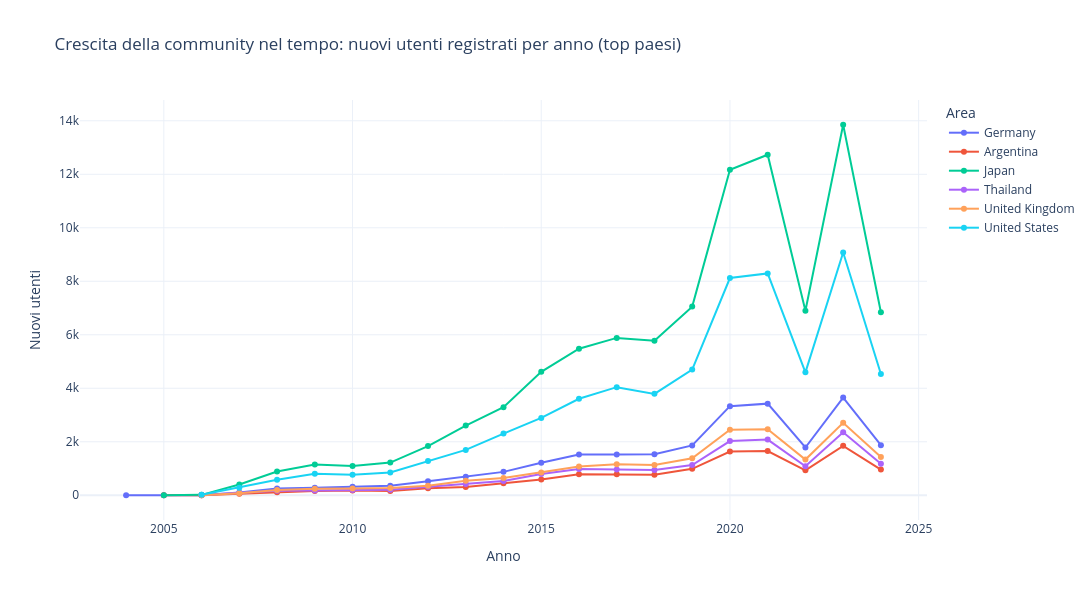

The code cell stored with this chart in its notebook:
### Markdown cell above
## Come si è evoluta nel tempo la crescita della community / nuovi utenti per gli anime nelle aree dove sono più concentrate?

### Code cell
# converto joined + extract year
profiles["joined"] = pd.to_datetime(profiles["joined"], errors="coerce")
profiles["joined_year"] = profiles["joined"].dt.year

#filter year
profiles = profiles[(profiles["joined_year"] >= 1917) & (profiles["joined_year"] <= 2024)]

#Top 6 countries
top_countries = (
    profiles.dropna(subset=["country"])
            .groupby("country")["username"]
            .nunique()
            .sort_values(ascending=False)
            .head(6)
            .index
)
profiles["country_group"] = profiles["country"].where(profiles["country"].isin(top_countries), "Altri")

# new users to year
trend = (
    profiles.dropna(subset=["joined_year", "country_group"])
            .groupby(["joined_year", "country_group"])["username"]
            .nunique()
            .reset_index(name="n_users")
)
#Rimuovo "Altri" che prima avevo inserito
trend_no_others = trend[trend["country_group"] != "Altri"].copy()

#line chart
fig = px.line(
    trend_no_others,
    x="joined_year",
    y="n_users",
    color="country_group",
    markers=True,
    title="Crescita della community nel tempo: nuovi utenti registrati per anno (top paesi)"
)

fig.update_layout(
    template="plotly_white",
    width=1100, height=600,
    xaxis_title="Anno",
    yaxis_title="Nuovi utenti"
)


fig.update_layout(
    legend_title_text="Area"
)

fig.show()

### Figure 1 — Plotly figure (JSON) as saved in the notebook; plotly's stock layout.template omitted (floating-point values rounded to 4 significant figures)
{"data": [{"hovertemplate": "country_group=Germany<br>joined_year=%{x}<br>n_users=%{y}<extra></extra>", "legendgroup": "Germany", "line": {"color": "#636efa", "dash": "solid"}, "marker": {"symbol": "circle"}, "mode": "lines+markers", "name": "Germany", "orientation": "v", "showlegend": true, "x": [2004.0, 2005.0, 2006.0, 2007.0, 2008.0, 2009.0, 2010.0, 2011.0, 2012.0, 2013.0, 2014.0, 2015.0, 2016.0, 2017.0, 2018.0, 2019.0, 2020.0, 2021.0, 2022.0, 2023.0, 2024.0], "xaxis": "x", "y": [1, 1, 3, 103, 256, 283, 323, 354, 523, 688, 875, 1215, 1528, 1528, 1536, 1865, 3331, 3426, 1786, 3651, 1873], "yaxis": "y", "type": "scatter"}, {"hovertemplate": "country_group=Argentina<br>joined_year=%{x}<br>n_users=%{y}<extra></extra>", "legendgroup": "Argentina", "line": {"color": "#EF553B", "dash": "solid"}, "marker": {"symbol": "circle"}, "mode": "lines+markers", "name": "Argentina", "orientation": "v", "showlegend": true, "x": [2005.0, 2006.0, 2007.0, 2008.0, 2009.0, 2010.0, 2011.0, 2012.0, 2013.0, 2014.0, 2015.0, 2016.0, 2017.0, 2018.0, 2019.0, 2020.0, 2021.0, 2022.0, 2023.0, 2024.0], "xaxis": "x", "y": [2, 1, 57, 114, 164, 179, 160, 261, 306, 447, 591, 783, 782, 771, 988, 1635, 1655, 932, 1848, 962], "yaxis": "y", "type": "scatter"}, {"hovertemplate": "country_group=Japan<br>joined_year=%{x}<br>n_users=%{y}<extra></extra>", "legendgroup": "Japan", "line": {"color": "#00cc96", "dash": "solid"}, "marker": {"symbol": "circle"}, "mode": "lines+markers", "name": "Japan", "orientation": "v", "showlegend": true, "x": [2005.0, 2006.0, 2007.0, 2008.0, 2009.0, 2010.0, 2011.0, 2012.0, 2013.0, 2014.0, 2015.0, 2016.0, 2017.0, 2018.0, 2019.0, 2020.0, 2021.0, 2022.0, 2023.0, 2024.0], "xaxis": "x", "y": [3, 16, 404, 890, 1154, 1093, 1221, 1838, 2608, 3290, 4616, 5479, 5884, 5776, 7053, 12166, 12732, 6899, 13852, 6842], "yaxis": "y", "type": "scatter"}, {"hovertemplate": "country_group=Thailand<br>joined_year=%{x}<br>n_users=%{y}<extra></extra>", "legendgroup": "Thailand", "line": {"color": "#ab63fa", "dash": "solid"}, "marker": {"symbol": "circle"}, "mode": "lines+markers", "name": "Thailand", "orientation": "v", "showlegend": true, "x": [2006.0, 2007.0, 2008.0, 2009.0, 2010.0, 2011.0, 2012.0, 2013.0, 2014.0, 2015.0, 2016.0, 2017.0, 2018.0, 2019.0, 2020.0, 2021.0, 2022.0, 2023.0, 2024.0], "xaxis": "x", "y": [6, 81, 171, 178, 198, 206, 320, 424, 530, 795, 984, 960, 941, 1129, 2025, 2083, 1087, 2357, 1181], "yaxis": "y", "type": "scatter"}, {"hovertemplate": "country_group=United Kingdom<br>joined_year=%{x}<br>n_users=%{y}<extra></extra>", "legendgroup": "United Kingdom", "line": {"color": "#FFA15A", "dash": "solid"}, "marker": {"symbol": "circle"}, "mode": "lines+markers", "name": "United Kingdom", "orientation": "v", "showlegend": true, "x": [2006.0, 2007.0, 2008.0, 2009.0, 2010.0, 2011.0, 2012.0, 2013.0, 2014.0, 2015.0, 2016.0, 2017.0, 2018.0, 2019.0, 2020.0, 2021.0, 2022.0, 2023.0, 2024.0], "xaxis": "x", "y": [4, 75, 197, 248, 252, 269, 354, 541, 650, 853, 1077, 1161, 1132, 1385, 2454, 2472, 1334, 2709, 1433], "yaxis": "y", "type": "scatter"}, {"hovertemplate": "country_group=United States<br>joined_year=%{x}<br>n_users=%{y}<extra></extra>", "legendgroup": "United States", "line": {"color": "#19d3f3", "dash": "solid"}, "marker": {"symbol": "circle"}, "mode": "lines+markers", "name": "United States", "orientation": "v", "showlegend": true, "x": [2006.0, 2007.0, 2008.0, 2009.0, 2010.0, 2011.0, 2012.0, 2013.0, 2014.0, 2015.0, 2016.0, 2017.0, 2018.0, 2019.0, 2020.0, 2021.0, 2022.0, 2023.0, 2024.0], "xaxis": "x", "y": [16, 284, 579, 801, 769, 851, 1283, 1697, 2307, 2892, 3607, 4042, 3791, 4700, 8122, 8294, 4596, 9076, 4536], "yaxis": "y", "type": "scatter"}], "layout": {"xaxis": {"anchor": "y", "domain": [0.0, 1.0], "title": {"text": "Anno"}}, "yaxis": {"anchor": "x", "domain": [0.0, 1.0], "title": {"text": "Nuovi utenti"}}, "legend": {"title": {"text": "Area"}, "tracegroupgap": 0}, "title": {"text": "Crescita della community nel tempo: nuovi utenti registrati per anno (top paesi)"}, "width": 1100, "height": 600}}
